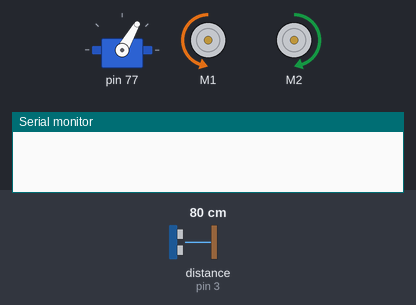
Simulated run of this sketch. Board: Arduino Uno, built with avr-gcc and run on an emulated ATmega328P. Parts: servo, 2 × DC motor (green arrow = forward, orange = backward, longer = faster), the last lines printed to the serial monitor. The inputs (shaded band) are chosen by the test bench; at power-on: distance to the obstacle (sensor on pin 3) 80 cm.

Above: at 1.2 s.
1.3 s: distance to the obstacle (sensor on pin 3) set to 85 cm
At 1.64 s:
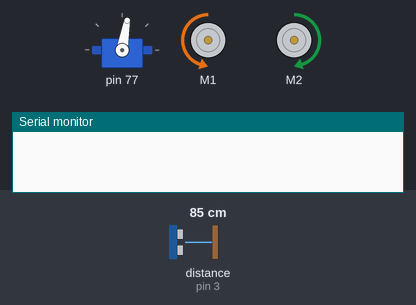
At 4.2 s:
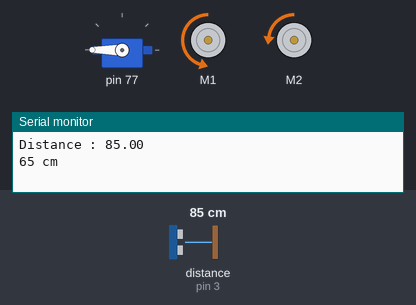
4.3 s: distance to the obstacle (sensor on pin 3) set to 2 cm
At 4.46 s:
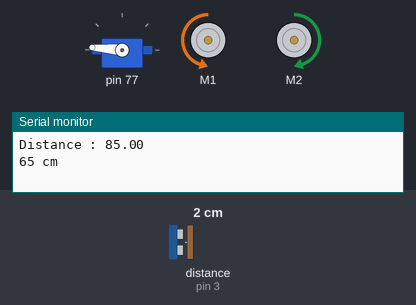
7.3 s: distance to the obstacle (sensor on pin 3) set to 4 cm
At 8.5 s:
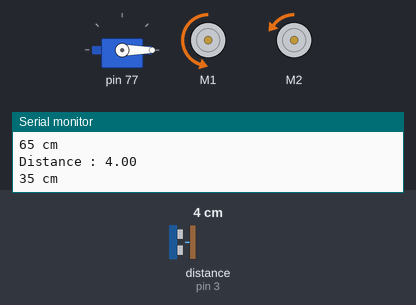
10.3 s: distance to the obstacle (sensor on pin 3) set to 9 cm
13.3 s: distance to the obstacle (sensor on pin 3) set to 60 cm
16.3 s: distance to the obstacle (sensor on pin 3) set to 18 cm
Timing chart, 0 to 26.7 s (numbered marks = the images above; inputs shaded):
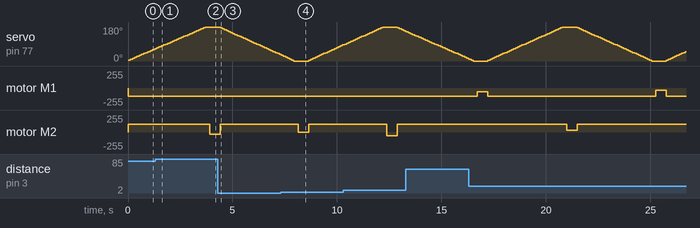

The sketch:

maze_escape.ino
```cpp
#include "MeOrion.h"

//------------------ DC Motor section -------------------
MeDCMotor motor1(M1);
MeDCMotor motor2(M2);
uint8_t motorSpeed = 120;
//------------------ DC Motor section -------------------


//------------------ Servo section -------------------
MePort port(PORT_6);
Servo servo1; // create servo object to control a servo
int16_t servo1pin =  port.pin2();//attaches the servo on PORT_6 SLOT2 to the servo object


int angle = 0;
int delta = 5;
int delayInterval = 100;
//------------------ Servo section -------------------

//------------------ Ultrasonic sensor section -------
MeUltrasonicSensor ultraSensor(PORT_3); /* Ultrasonic module can ONLY be connected to port 3, 4, 6, 7, 8 of base shield. */


void setup()
{
  servo1.attach(servo1pin); // attaches the servo on servopin2
  Serial.begin(9600);
  servo1.write(0);  //position to the beginning
}

void loop()
{
  int bestAngle = 0; // preferred direction of travel

  motor1.run(-motorSpeed); /* value: between -255 and 255. */
  motor2.run(motorSpeed); /* value: between -255 and 255. */


  bestAngle = sweep(); // get the best direction of travel

  Serial.print("Distance : ");
  Serial.println(ultraSensor.distanceCm() );

  Serial.print(bestAngle );
  Serial.println(" cm");
  //delay(100); /* the minimal measure interval is 100 milliseconds */

  if (bestAngle >= 90) { //pivot left a bit
    int adjustedSpeed = motorSpeed - bestAngle + 90;
    motor1.run(-adjustedSpeed);
    delay(500);
    motor1.run(-motorSpeed);
  } //end of if

 if (bestAngle < 90) { //pivot right a bit
    int adjustedSpeed = motorSpeed - bestAngle - 90;
    motor2.run(adjustedSpeed);
    delay(500);
    motor2.run(motorSpeed);
  } //end of if


}

int sweep()
{
  int maxDistance = 0;
  int currentDistance = 0;
  int returnAngle;

  while ((angle >= 0) && (angle <= 180)) {
    currentDistance = ultraSensor.distanceCm();

    if (currentDistance > maxDistance) {
      maxDistance = currentDistance;
      returnAngle = angle;
    }

    angle += delta;

    servo1.write(angle);                  // sets the servo position according to the scaled value

    delay(delayInterval);
    //Serial.print("angle is");
    //Serial.println(angle);
  } //end of while
  delta = -delta; //flip the direction of servo movement
  angle += delta; //move the servo to get into the while loop on the next run
  return returnAngle;

}
```

Measured:
- the behaviour switches between 80 and 81 cm on distance to the obstacle (sensor on pin 3) (found by bisection; images 0 and 1)
- after the input at 1.3 s, motor M2: forward 120/255 → backward 35/255 after 2.6 s
- after the input at 7.3 s, motor M1: stays backward 120/255 (without the input it goes to backward 30/255 after 0.84 s); motor M2: forward 120/255 → backward 5/255 after 0.85 s, → forward 120/255 0.50 s later
